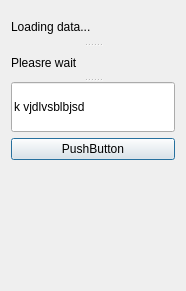
<?xml version="1.0" encoding="UTF-8"?>
<ui version="4.0">
 <class>Dialog</class>
 <widget class="QDialog" name="Dialog">
  <property name="windowModality">
   <enum>Qt::NonModal</enum>
  </property>
  <property name="geometry">
   <rect>
    <x>0</x>
    <y>0</y>
    <width>186</width>
    <height>291</height>
   </rect>
  </property>
  <property name="windowTitle">
   <string>Dialog</string>
  </property>
  <layout class="QVBoxLayout" name="verticalLayout">
   <item>
    <widget class="QSplitter" name="splitter">
     <property name="orientation">
      <enum>Qt::Vertical</enum>
     </property>
     <widget class="QLabel" name="label">
      <property name="text">
       <string>Loading data...</string>
      </property>
     </widget>
     <widget class="QLabel" name="label_2">
      <property name="text">
       <string>Pleasre wait</string>
      </property>
     </widget>
     <widget class="QLineEdit" name="lineEdit">
      <property name="text">
       <string>k vjdlvsblbjsd</string>
      </property>
     </widget>
    </widget>
   </item>
   <item>
    <widget class="QPushButton" name="pushButton">
     <property name="text">
      <string>PushButton</string>
     </property>
    </widget>
   </item>
   <item>
    <spacer name="verticalSpacer">
     <property name="orientation">
      <enum>Qt::Vertical</enum>
     </property>
     <property name="sizeHint" stdset="0">
      <size>
       <width>20</width>
       <height>40</height>
      </size>
     </property>
    </spacer>
   </item>
  </layout>
 </widget>
 <resources/>
 <connections/>
</ui>
